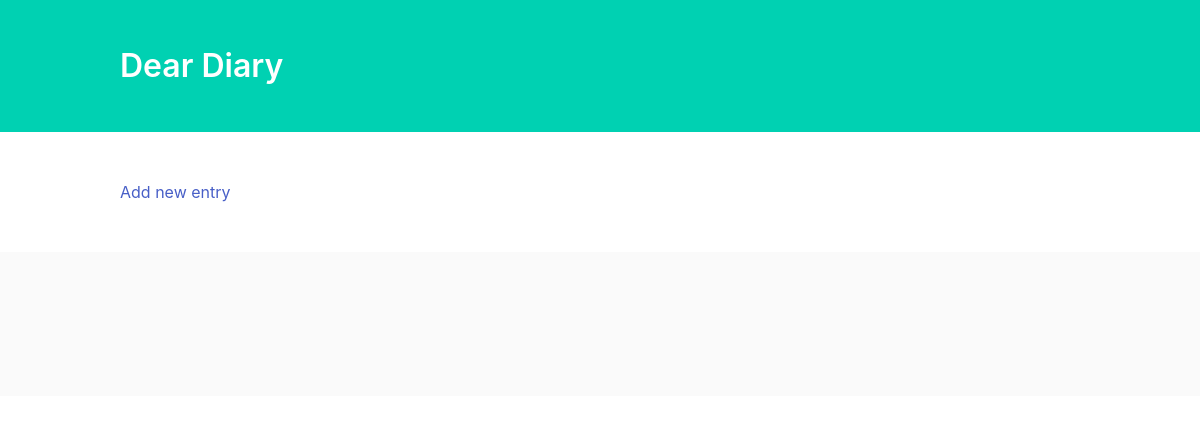
Before: / with the older database file.
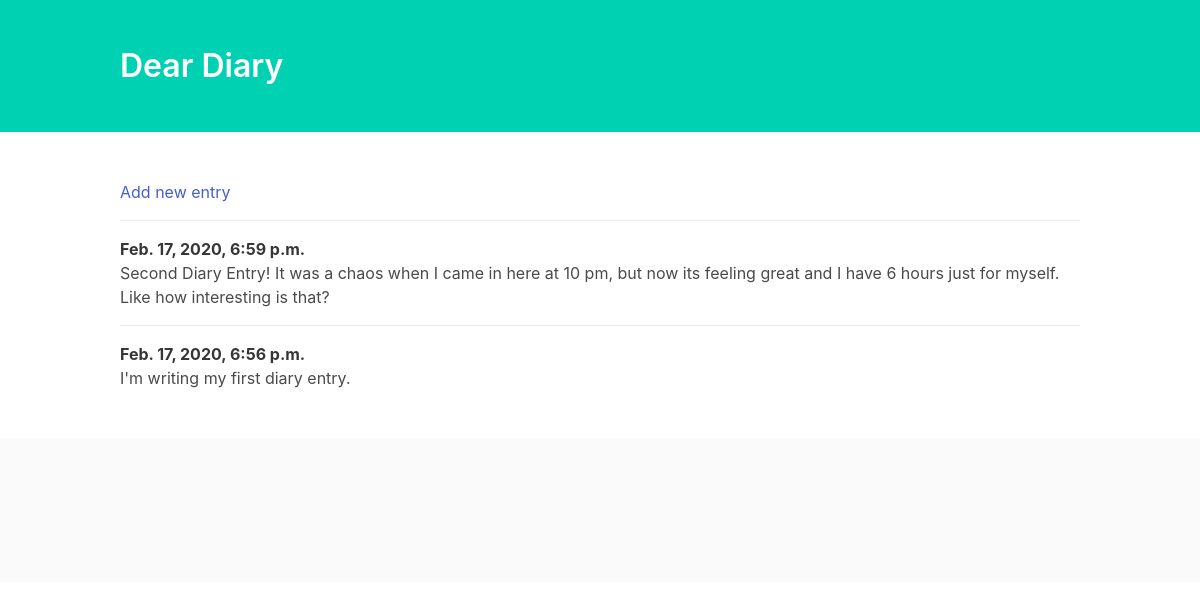
After: the same page with the newer database file.
### entries/models.py (models this page shows, shortened)
class Entry(models.Model):
    text = models.TextField()
    date_posted = models.DateTimeField(auto_now=True)
    class Meta:
        verbose_name_plural = 'entries'

### entries/views.py (the view)
# urls.py: path('', views.index, name='home'),
def index(request):
    entries = Entry.objects.order_by('-date_posted')
    context = {'entries' : entries}
    return render(request, 'entries/index.html', context)

### entries/templates/entries/index.html (shortened to what this page needs)
<!DOCTYPE html>
<html lang="en">
<head>
    <link rel="stylesheet" href="https://cdnjs.cloudflare.com/ajax/libs/bulma/0.6.2/css/bulma.min.css" />
</head>
<body>
    <section class="hero is-primary">
        <div class="hero-body">
            <div class="container">
                <h1 class="title">
                    Dear Diary
                </h1>
            </div>
        </div>
    </section>
    <section class="section">
        <div class="container">
            <article class="media">
                <div class="media-content">
                    <div class="content">
                        <a href="{% url 'add' %}">Add new entry</a>
                    </div>
                </div>
            </article>
            {% for entry in entries %}
            <article class="media">
                <div class="media-content">
                    <div class="content">
                        <p>
                            <strong>{{ entry.date_posted }}</strong>
                            <br> {{ entry.text }}
                        </p>
                    </div>
                </div>
            </article>
            {% endfor %}
        </div>
    </section>
    <footer class="footer">
    </footer>
</body>
</html>

Changed rows visible on the page:
added Entry: date_posted "Feb. 17, 2020, 6:59 p.m.", text "Second Diary Entry! It was a chaos when I came in here at 10 pm, but now its feeling great and I have 6 hours just for myself. Like how interesting is that?"
added Entry: date_posted "Feb. 17, 2020, 6:56 p.m.", text "I'm writing my first diary entry."
